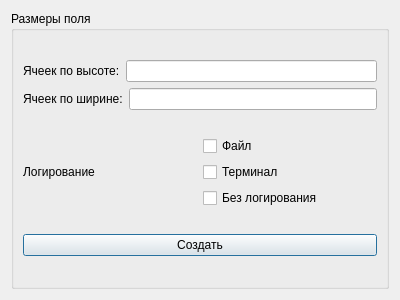
<?xml version="1.0" encoding="UTF-8"?>
<ui version="4.0">
 <class>CreateGameWindow</class>
 <widget class="QDialog" name="CreateGameWindow">
  <property name="geometry">
   <rect>
    <x>0</x>
    <y>0</y>
    <width>400</width>
    <height>300</height>
   </rect>
  </property>
  <property name="windowTitle">
   <string>Dialog</string>
  </property>
  <layout class="QHBoxLayout" name="horizontalLayout_5">
   <item>
    <widget class="QGroupBox" name="groupBox">
     <property name="title">
      <string>Размеры поля</string>
     </property>
     <layout class="QHBoxLayout" name="horizontalLayout_4">
      <item>
       <layout class="QVBoxLayout" name="verticalLayout_4">
        <item>
         <layout class="QVBoxLayout" name="verticalLayout">
          <item>
           <layout class="QHBoxLayout" name="horizontalLayout">
            <item>
             <widget class="QLabel" name="Hight">
              <property name="text">
               <string>Ячеек по высоте:</string>
              </property>
             </widget>
            </item>
            <item>
             <widget class="QLineEdit" name="lineEdit"/>
            </item>
           </layout>
          </item>
          <item>
           <layout class="QHBoxLayout" name="horizontalLayout_2">
            <item>
             <widget class="QLabel" name="Width">
              <property name="text">
               <string>Ячеек по ширине:</string>
              </property>
             </widget>
            </item>
            <item>
             <widget class="QLineEdit" name="lineEdit_2"/>
            </item>
           </layout>
          </item>
         </layout>
        </item>
        <item>
         <layout class="QHBoxLayout" name="horizontalLayout_3">
          <item>
           <widget class="QLabel" name="label">
            <property name="text">
             <string>Логирование</string>
            </property>
           </widget>
          </item>
          <item>
           <layout class="QVBoxLayout" name="verticalLayout_2">
            <item>
             <widget class="QCheckBox" name="logToFile">
              <property name="text">
               <string>Файл</string>
              </property>
             </widget>
            </item>
            <item>
             <widget class="QCheckBox" name="logToTerminal">
              <property name="text">
               <string>Терминал</string>
              </property>
             </widget>
            </item>
            <item>
             <widget class="QCheckBox" name="withoutLog">
              <property name="text">
               <string>Без логирования</string>
              </property>
             </widget>
            </item>
           </layout>
          </item>
         </layout>
        </item>
        <item>
         <widget class="QPushButton" name="pushButton">
          <property name="text">
           <string>Создать</string>
          </property>
         </widget>
        </item>
       </layout>
      </item>
     </layout>
    </widget>
   </item>
  </layout>
 </widget>
 <resources/>
 <connections/>
</ui>
